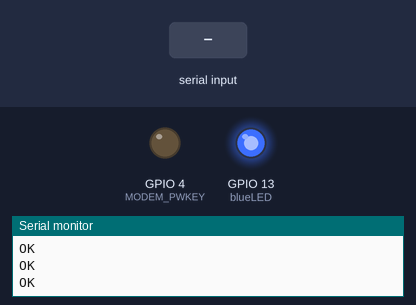
Recording of a sketch running on a simulated ESP32. Shown: output pins drawn as LEDs (lit = HIGH), the last lines printed to the serial monitor. The inputs (shaded band) are chosen by the test bench. The modem accepts every AT command (registered, SIM ready, sends succeed) and sends nothing else; pins used as bus, display or sensor lines are not drawn.

Above: at 7.6 s.
7.7 s: "OFF" received over the second serial link
At 9.9 s:
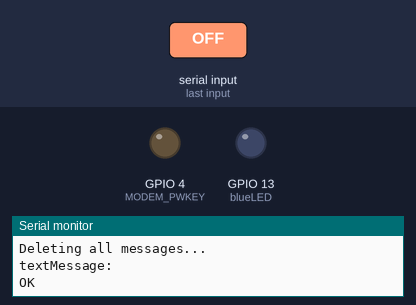
10.2 s: "ON" received over the second serial link
At 12.0 s:
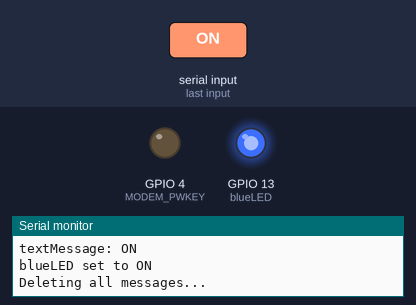
Timing chart, 0 to 13.5 s (numbered marks = the images above; inputs shaded):
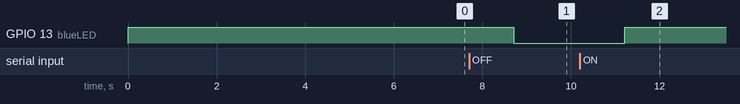

Measured:
- after the input at 7.7 s, GPIO 13 (blueLED): HIGH → LOW after 1.0 s
- after the input at 10.2 s, GPIO 13 (blueLED): LOW → HIGH after 1.0 s

The sketch:

TTGO_SMS_RELAY_AT.ino
```cpp
//Connections between SIM800L <--> ESP32
#define MODEM_RST            5
#define MODEM_PWKEY          4
#define MODEM_POWER_ON       23
#define MODEM_TX             27
#define MODEM_RX             26

#define SerialAT  Serial1

String textMessage = "";
String lampState = "";
const int blueLED = 13;
bool gsm_ready;
void setup() {
  // Set modem reset, enable, power pins
  pinMode(MODEM_PWKEY, OUTPUT);
  pinMode(MODEM_RST, OUTPUT);
  pinMode(MODEM_POWER_ON, OUTPUT);
  digitalWrite(MODEM_PWKEY, LOW);
  digitalWrite(MODEM_RST, HIGH);
  digitalWrite(MODEM_POWER_ON, HIGH);

  pinMode(blueLED, OUTPUT);
  digitalWrite(blueLED, HIGH);

  gsm_ready = false;
  SerialAT.begin(115200, SERIAL_8N1, MODEM_RX, MODEM_TX);
  delay(1000);
  Serial.begin(115200);               //Begin the Serial communication with PC
  delay(5000);                      //Delay to let the module to connect to network, if turned on before you can remove this
  SerialAT.println("AT");            //Send AT command it will says "OK" if everything is fine
  delay(100);
  SerialAT.print("AT+CMGF=1\r");     // Configuring TEXT mode
  delay(100);
  SerialAT.print("AT+CNMI=2,2,0,0,0\r"); // Set module to send SMS data to serial out upon receipt
  delay(100);
  SerialAT.println("AT+CMGDA=\"DEL ALL\""); //Deletes all messages stored
  delay(100);
  gsm_ready = true;
}


void loop() {

  if ((SerialAT.available() > 0) && gsm_ready == true){
    textMessage = SerialAT.readString();
    Serial.print("textMessage: ");
    Serial.println(textMessage);
    delay(10);
    if (textMessage.indexOf("ON") >= 0) {
      // Turn on blueLED and save current state
      digitalWrite(blueLED, HIGH);
      lampState = "on";
      Serial.println("blueLED set to ON");
      textMessage = "";
      Serial.println("Deleting all messages...");
      SerialAT.println("AT+CMGDA=\"DEL ALL\"");
    }
    if (textMessage.indexOf("OFF") >= 0) {
      // Turn off blueLED and save current state
      digitalWrite(blueLED, LOW);
      lampState = "off";
      Serial.println("blueLED set to OFF");
      textMessage = "";
      Serial.println("Deleting all messages...");
      SerialAT.println("AT+CMGDA=\"DEL ALL\"");
    }
    if (textMessage.indexOf("STATE") >= 0) {
      String message = "Lamp is " + lampState;
      sendSMS(message);
      Serial.println("Lamp state resquest");
      textMessage = "";
      Serial.println("Deleting all messages...");
      SerialAT.println("AT+CMGDA=\"DEL ALL\"");
    }
  }
}

// Function that sends SMS
void sendSMS(String message) {
  // AT command to set SerialAT to SMS mode
  SerialAT.print("AT+CMGF=1\r");
  delay(100);
  SerialAT.println("AT+CMGS=\"+523314173023\"");
  delay(100);
  SerialAT.print(message);
  delay(100);
  // End AT command with a ^Z, ASCII code 26
  SerialAT.println((char)26);
  delay(100);
  SerialAT.println();
  delay(5000);
}
```
